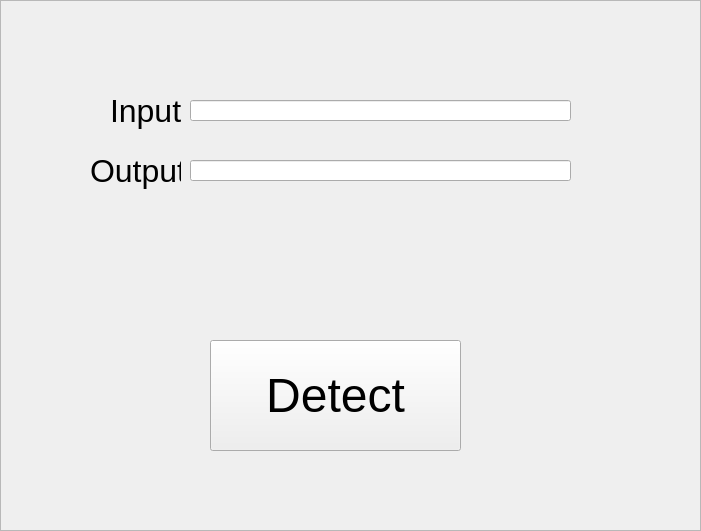
   <widget class="QFrame" name="detectionFrame">
    <property name="geometry">
     <rect>
      <x>120</x>
      <y>160</y>
      <width>701</width>
      <height>531</height>
     </rect>
    </property>
    <property name="autoFillBackground">
     <bool>true</bool>
    </property>
    <property name="frameShape">
     <enum>QFrame::StyledPanel</enum>
    </property>
    <property name="frameShadow">
     <enum>QFrame::Raised</enum>
    </property>
    <widget class="QLabel" name="detectionInputlabel">
     <property name="geometry">
      <rect>
       <x>110</x>
       <y>90</y>
       <width>71</width>
       <height>41</height>
      </rect>
     </property>
     <property name="font">
      <font>
       <pointsize>24</pointsize>
      </font>
     </property>
     <property name="text">
      <string>Input</string>
     </property>
    </widget>
    <widget class="QLineEdit" name="detectionInputlineEdit">
     <property name="geometry">
      <rect>
       <x>190</x>
       <y>100</y>
       <width>381</width>
       <height>21</height>
      </rect>
     </property>
     <property name="focusPolicy">
      <enum>Qt::ClickFocus</enum>
     </property>
    </widget>
    <widget class="QLabel" name="detectionOutputlabel">
     <property name="geometry">
      <rect>
       <x>90</x>
       <y>150</y>
       <width>91</width>
       <height>41</height>
      </rect>
     </property>
     <property name="font">
      <font>
       <pointsize>24</pointsize>
      </font>
     </property>
     <property name="text">
      <string>Output</string>
     </property>
    </widget>
    <widget class="QLineEdit" name="detectionOutputlineEdit">
     <property name="geometry">
      <rect>
       <x>190</x>
       <y>160</y>
       <width>381</width>
       <height>21</height>
      </rect>
     </property>
     <property name="focusPolicy">
      <enum>Qt::ClickFocus</enum>
     </property>
    </widget>
    <widget class="QPushButton" name="detectionControllerButton">
     <property name="geometry">
      <rect>
       <x>210</x>
       <y>340</y>
       <width>251</width>
       <height>111</height>
      </rect>
     </property>
     <property name="font">
      <font>
       <pointsize>36</pointsize>
      </font>
     </property>
     <property name="text">
      <string>Detect</string>
     </property>
    </widget>
   </widget>
